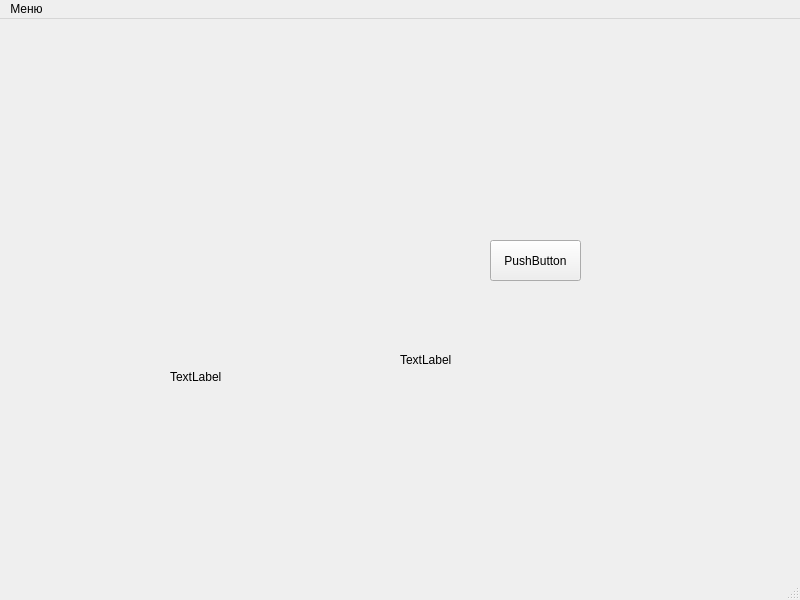
<?xml version="1.0" encoding="UTF-8"?>
<ui version="4.0">
 <class>FirstExcerciseWindow</class>
 <widget class="QMainWindow" name="FirstExcerciseWindow">
  <property name="geometry">
   <rect>
    <x>0</x>
    <y>0</y>
    <width>800</width>
    <height>600</height>
   </rect>
  </property>
  <property name="windowTitle">
   <string>MainWindow</string>
  </property>
  <widget class="QWidget" name="centralwidget">
   <widget class="QPushButton" name="id_push_btn">
    <property name="geometry">
     <rect>
      <x>490</x>
      <y>221</y>
      <width>91</width>
      <height>41</height>
     </rect>
    </property>
    <property name="text">
     <string>PushButton</string>
    </property>
   </widget>
   <widget class="QLabel" name="id_test_label">
    <property name="geometry">
     <rect>
      <x>400</x>
      <y>290</y>
      <width>231</width>
      <height>101</height>
     </rect>
    </property>
    <property name="text">
     <string>TextLabel</string>
    </property>
   </widget>
   <widget class="QLabel" name="label">
    <property name="geometry">
     <rect>
      <x>170</x>
      <y>350</y>
      <width>58</width>
      <height>16</height>
     </rect>
    </property>
    <property name="text">
     <string>TextLabel</string>
    </property>
   </widget>
  </widget>
  <widget class="QMenuBar" name="menubar">
   <property name="geometry">
    <rect>
     <x>0</x>
     <y>0</y>
     <width>800</width>
     <height>24</height>
    </rect>
   </property>
   <widget class="QMenu" name="menu_1">
    <property name="title">
     <string>Меню</string>
    </property>
    <addaction name="action"/>
    <addaction name="action_2"/>
    <addaction name="separator"/>
    <addaction name="action_4"/>
   </widget>
   <addaction name="menu_1"/>
  </widget>
  <widget class="QStatusBar" name="statusbar"/>
  <action name="action">
   <property name="text">
    <string>Начать тренировку</string>
   </property>
  </action>
  <action name="action_2">
   <property name="text">
    <string>Завершить тренировку</string>
   </property>
  </action>
  <action name="action_4">
   <property name="text">
    <string>Показать подсказку</string>
   </property>
  </action>
 </widget>
 <resources/>
 <connections/>
</ui>
